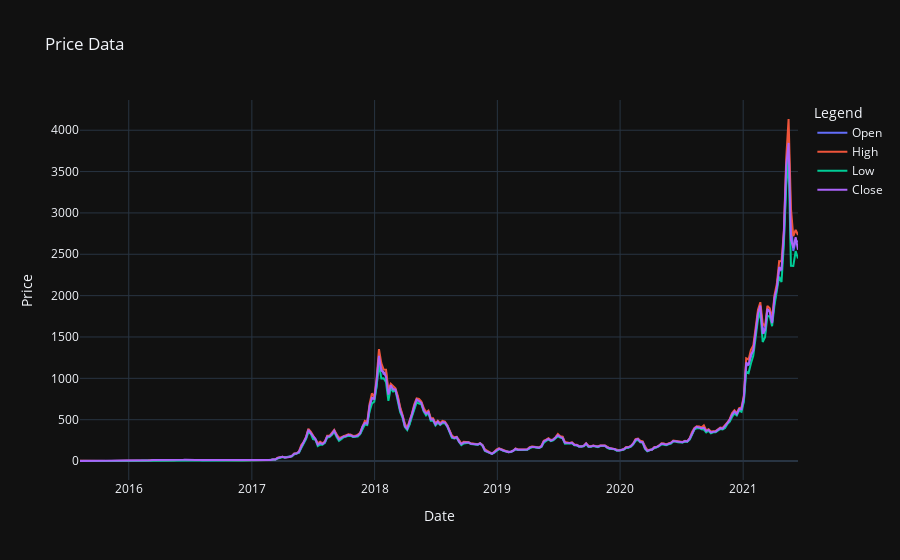
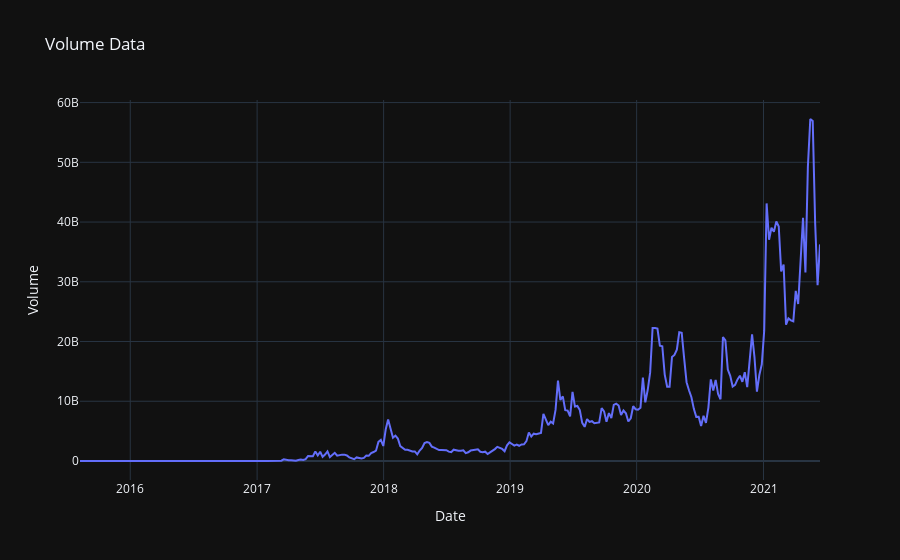

The notebook cell these images were saved under, in order:
### Code cell
# Plot the time series
fig = go.Figure()

# Add traces
for c in col:
    fig.add_trace(go.Scatter(x=weekly_df.index, y=weekly_df[c], mode='lines', name=f'{c}'))
fig.update_layout(
title='Price Data',
xaxis_title='Date',
yaxis_title='Price',
legend_title='Legend')
fig.show()
display(px.line(data_frame=weekly_df, x=weekly_df.index, y=weekly_df['Volume'], title='Volume Data'))

### Figure 1 — Plotly figure (JSON) as saved in the notebook; plotly's stock layout.template omitted (floating-point values rounded to 4 significant figures; data arrays with more than 128 entries replaced by an {"elided": "..."} marker saying what was removed)
{"data": [{"mode": "lines", "name": "Open", "type": "scatter", "x": {"elided": "306 str values"}, "y": {"elided": "306 float values"}}, {"mode": "lines", "name": "High", "type": "scatter", "x": {"elided": "306 str values"}, "y": {"elided": "306 float values"}}, {"mode": "lines", "name": "Low", "type": "scatter", "x": {"elided": "306 str values"}, "y": {"elided": "306 float values"}}, {"mode": "lines", "name": "Close", "type": "scatter", "x": {"elided": "306 str values"}, "y": {"elided": "306 float values"}}], "layout": {"legend": {"title": {"text": "Legend"}}, "title": {"text": "Price Data"}, "xaxis": {"title": {"text": "Date"}}, "yaxis": {"title": {"text": "Price"}}}}

### Figure 2 — Plotly figure (JSON) as saved in the notebook; plotly's stock layout.template omitted (floating-point values rounded to 4 significant figures; data arrays with more than 128 entries replaced by an {"elided": "..."} marker saying what was removed)
{"data": [{"hovertemplate": "Date=%{x}<br>Volume=%{y}<extra></extra>", "legendgroup": "", "line": {"color": "#636efa", "dash": "solid"}, "mode": "lines", "name": "", "orientation": "v", "showlegend": false, "type": "scatter", "x": {"elided": "306 str values"}, "xaxis": "x", "y": {"elided": "306 float values"}, "yaxis": "y"}], "layout": {"legend": {"tracegroupgap": 0}, "title": {"text": "Volume Data"}, "xaxis": {"anchor": "y", "domain": [0, 1], "title": {"text": "Date"}}, "yaxis": {"anchor": "x", "domain": [0, 1], "title": {"text": "Volume"}}}}
